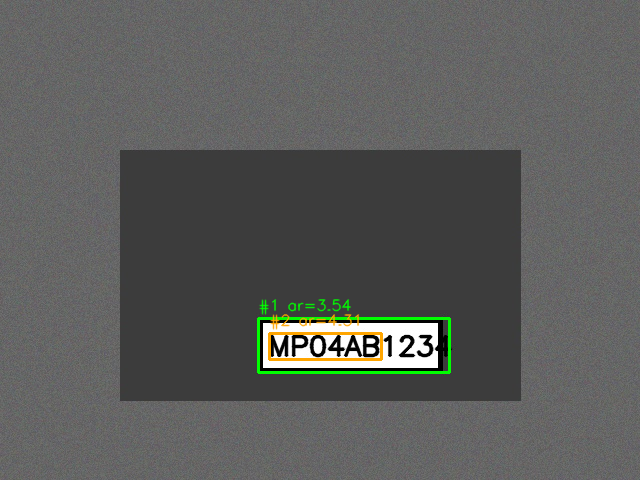
#> input picture synthetic_car1_candidates.png, 640 x 480 px
$ python preprocess.py synthetic_car1_candidates.png
#> lines starting #> are read from the running program, lines starting #| are printed output that depends on the picture; after the words box and inside, x2 and y2 are one past the last pixel; in counts of white or black regions, pixels touching at a corner belong together
"""
preprocess.py
-------------
Module 1: Preprocessing

Takes a raw BGR image and produces:
  - grayscale version
  - noise-reduced version (bilateral filter: smooths flat regions,
    preserves edges -- important because plate borders/characters
    are exactly the edges we need to keep sharp)
  - Canny edge map (used downstream for contour-based localization)

Kept deliberately simple / classical (no deep learning), per the
project scope: OpenCV only.
"""

import cv2
import numpy as np


def to_grayscale(image: np.ndarray) -> np.ndarray:
    """Convert a BGR image to single-channel grayscale."""
    if len(image.shape) == 2:
        return image  # already grayscale
    return cv2.cvtColor(image, cv2.COLOR_BGR2GRAY)


def denoise(gray: np.ndarray, d: int = 11, sigma_color: int = 17,
            sigma_space: int = 17) -> np.ndarray:
    """
    Apply a bilateral filter.

    Unlike Gaussian blur, bilateral filtering smooths noise/texture
    while keeping strong edges intact -- which is exactly what we
    want before edge detection, since we don't want to blur away
    the plate's rectangular border.
    """
    return cv2.bilateralFilter(gray, d, sigma_color, sigma_space)


def detect_edges(denoised: np.ndarray, low_thresh: int = 30,
                  high_thresh: int = 200) -> np.ndarray:
    """Run Canny edge detection on the denoised grayscale image."""
    return cv2.Canny(denoised, low_thresh, high_thresh)


def preprocess_image(image: np.ndarray) -> dict:
    """
    Run the full preprocessing pipeline on a single image.

    Returns a dict with each intermediate stage so callers (and the
    debug/report step) can inspect or save every step if needed.
    """
    gray = to_grayscale(image)
    denoised = denoise(gray)
    edges = detect_edges(denoised)

    return {
        "original": image,
        "gray": gray,
        "denoised": denoised,
        "edges": edges,
    }


if __name__ == "__main__":
    # quick manual smoke test
    import sys

    if len(sys.argv) != 2:
        print("Usage: python preprocess.py <image_path>")
        sys.exit(1)

    img = cv2.imread(sys.argv[1])
#> img is the input picture: shape (480, 640, 3); mean B, G, R 90.5, 92.5, 91.4
    if img is None:
        print(f"Could not read image: {sys.argv[1]}")
        sys.exit(1)

    stages = preprocess_image(img)
#> in detect_edges, `return cv2.Canny(denoised, low_thresh, high_thresh)`:
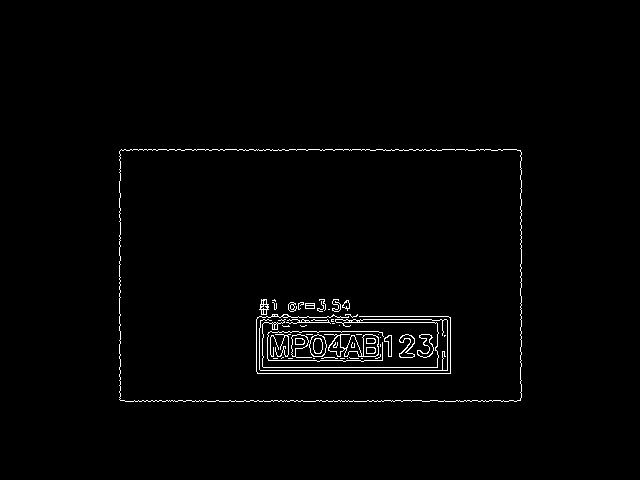
#> returned value: shape (480, 640); 1.5% white in thin lines or dots, all inside (x1, y1, x2, y2) = (119, 149, 522, 402)
#> stages = 4 items
    for name, stage_img in stages.items():
        out_path = f"/tmp/preprocess_{name}.png"
        cv2.imwrite(out_path, stage_img)
        print(f"Saved {name} -> {out_path}")
#> this loop made 4 passes
#> (name, out_path) on passes 1 to 4: ('original', '/tmp/preprocess_original.png'), ('gray', '/tmp/preprocess_gray.png'), ('denoised', '/tmp/preprocess_denoised.png'), ('edges', '/tmp/preprocess_edges.png')
#> (printed output is left out)
